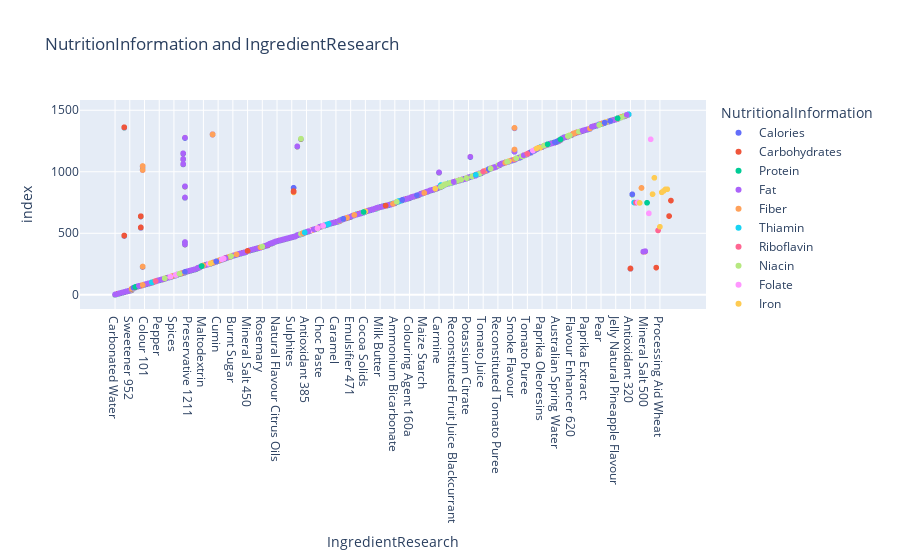

Notebook cell for this chart:
### Code cell
import networkx as nx
import matplotlib.pyplot as plt

query = """
MATCH (i:IngredientResearch)-[:HAS_NUTRITIONAL_INFORMATION]->(n:NutritionalInformation)
RETURN i.ingredient_name AS IngredientResearch, n.nutrient AS NutritionalInformation
"""
with driver.session() as session:
    result = session.run(query)
    neo4j_data = [record.data() for record in result]


df = pd.DataFrame(neo4j_data)


fig = px.scatter(df, x="IngredientResearch", color="NutritionalInformation", title="NutritionInformation and IngredientResearch")
fig.show()

### Figure 1 — Plotly figure (JSON) as saved in the notebook; plotly's stock layout.template omitted (floating-point values rounded to 4 significant figures; data arrays with more than 128 entries replaced by an {"elided": "..."} marker saying what was removed)
{"data": [{"hovertemplate": "NutritionalInformation=Calories<br>IngredientResearch=%{x}<br>index=%{y}<extra></extra>", "legendgroup": "Calories", "marker": {"color": "#636efa", "symbol": "circle"}, "mode": "markers", "name": "Calories", "showlegend": true, "type": "scattergl", "x": {"elided": "305 str values"}, "xaxis": "x", "y": {"elided": "305 int values"}, "yaxis": "y"}, {"hovertemplate": "NutritionalInformation=Carbohydrates<br>IngredientResearch=%{x}<br>index=%{y}<extra></extra>", "legendgroup": "Carbohydrates", "marker": {"color": "#EF553B", "symbol": "circle"}, "mode": "markers", "name": "Carbohydrates", "showlegend": true, "type": "scattergl", "x": {"elided": "293 str values"}, "xaxis": "x", "y": {"elided": "293 int values"}, "yaxis": "y"}, {"hovertemplate": "NutritionalInformation=Protein<br>IngredientResearch=%{x}<br>index=%{y}<extra></extra>", "legendgroup": "Protein", "marker": {"color": "#00cc96", "symbol": "circle"}, "mode": "markers", "name": "Protein", "showlegend": true, "type": "scattergl", "x": {"elided": "286 str values"}, "xaxis": "x", "y": {"elided": "286 int values"}, "yaxis": "y"}, {"hovertemplate": "NutritionalInformation=Fat<br>IngredientResearch=%{x}<br>index=%{y}<extra></extra>", "legendgroup": "Fat", "marker": {"color": "#ab63fa", "symbol": "circle"}, "mode": "markers", "name": "Fat", "showlegend": true, "type": "scattergl", "x": {"elided": "291 str values"}, "xaxis": "x", "y": {"elided": "291 int values"}, "yaxis": "y"}, {"hovertemplate": "NutritionalInformation=Fiber<br>IngredientResearch=%{x}<br>index=%{y}<extra></extra>", "legendgroup": "Fiber", "marker": {"color": "#FFA15A", "symbol": "circle"}, "mode": "markers", "name": "Fiber", "showlegend": true, "type": "scattergl", "x": ["Wheat Flour", "Wheat", "Soy Bean", "Tapioca Starch", "Maltodextrin", "Cumin", "Potato Starch", "Soy", "Cocoa Mass", "Cocoa", "Wheat Glucose Syrup", "Barley Malt Extract", "Cocoa Powder", "Desiccated Coconut", "Cocoa Solids", "Dark Chocolate Chips", "Cornstarch", "Carnauba Wax", "Maize Starch", "Guava Puree", "Durum Wheat Semolina", "Rice", "Guar Gum", "Thickener Modified Corn Starch", "Xanthan Gum", "Xanthan Gum", "Gherkin", "Potatoes", "Glucose", "Locust Bean Gum", "Diced Peaches"], "xaxis": "x", "y": [40, 146, 152, 176, 239, 277, 309, 328, 525, 542, 599, 610, 627, 649, 678, 705, 739, 808, 828, 950, 1008, 1033, 1047, 1056, 1100, 1181, 1194, 1251, 1309, 1352, 1446], "yaxis": "y"}, {"hovertemplate": "NutritionalInformation=Thiamin<br>IngredientResearch=%{x}<br>index=%{y}<extra></extra>", "legendgroup": "Thiamin", "marker": {"color": "#19d3f3", "symbol": "circle"}, "mode": "markers", "name": "Thiamin", "showlegend": true, "type": "scattergl", "x": ["Wheat Flour", "Thiamin"], "xaxis": "x", "y": [41, 750], "yaxis": "y"}, {"hovertemplate": "NutritionalInformation=Riboflavin<br>IngredientResearch=%{x}<br>index=%{y}<extra></extra>", "legendgroup": "Riboflavin", "marker": {"color": "#FF6692", "symbol": "circle"}, "mode": "markers", "name": "Riboflavin", "showlegend": true, "type": "scattergl", "x": ["Wheat Flour", "Riboflavin", "Free Range Egg Yolk"], "xaxis": "x", "y": [42, 749, 1188], "yaxis": "y"}, {"hovertemplate": "NutritionalInformation=Niacin<br>IngredientResearch=%{x}<br>index=%{y}<extra></extra>", "legendgroup": "Niacin", "marker": {"color": "#B6E880", "symbol": "circle"}, "mode": "markers", "name": "Niacin", "showlegend": true, "type": "scattergl", "x": ["Wheat Flour"], "xaxis": "x", "y": [43], "yaxis": "y"}, {"hovertemplate": "NutritionalInformation=Folate<br>IngredientResearch=%{x}<br>index=%{y}<extra></extra>", "legendgroup": "Folate", "marker": {"color": "#FF97FF", "symbol": "circle"}, "mode": "markers", "name": "Folate", "showlegend": true, "type": "scattergl", "x": ["Wheat Flour", "Folate", "Strawberry", "Free Range Egg Yolk"], "xaxis": "x", "y": [44, 751, 757, 1187], "yaxis": "y"}, {"hovertemplate": "NutritionalInformation=Iron<br>IngredientResearch=%{x}<br>index=%{y}<extra></extra>", "legendgroup": "Iron", "marker": {"color": "#FECB52", "symbol": "circle"}, "mode": "markers", "name": "Iron", "showlegend": true, "type": "scattergl", "x": ["Wheat Flour", "Cumin", "Parsley", "Cocoa", "Wheat Glucose Syrup", "Cocoa Solids", "Mineral Iron", "Iron Oxides", "Ferric Ferrocyanide", "Molasses", "Clove", "Dill", "Potatoes"], "xaxis": "x", "y": [45, 278, 315, 543, 606, 679, 747, 863, 868, 1087, 1135, 1213, 1255], "yaxis": "y"}, {"hovertemplate": "NutritionalInformation=Magnesium<br>IngredientResearch=%{x}<br>index=%{y}<extra></extra>", "legendgroup": "Magnesium", "marker": {"color": "#636efa", "symbol": "circle"}, "mode": "markers", "name": "Magnesium", "showlegend": true, "type": "scattergl", "x": ["Wheat Flour", "Mineral Salt 501", "Mineral Salt 500", "Carbonated Mineral Water", "Natural Mineral Water"], "xaxis": "x", "y": [46, 350, 353, 406, 420], "yaxis": "y"}, {"hovertemplate": "NutritionalInformation=Phosphorus<br>IngredientResearch=%{x}<br>index=%{y}<extra></extra>", "legendgroup": "Phosphorus", "marker": {"color": "#EF553B", "symbol": "circle"}, "mode": "markers", "name": "Phosphorus", "showlegend": true, "type": "scattergl", "x": ["Wheat Flour", "Pasteurised Homogenised Milk"], "xaxis": "x", "y": [47, 977], "yaxis": "y"}, {"hovertemplate": "NutritionalInformation=Zinc<br>IngredientResearch=%{x}<br>index=%{y}<extra></extra>", "legendgroup": "Zinc", "marker": {"color": "#00cc96", "symbol": "circle"}, "mode": "markers", "name": "Zinc", "showlegend": true, "type": "scattergl", "x": ["Wheat Flour", "Zinc"], "xaxis": "x", "y": [48, 748], "yaxis": "y"}, {"hovertemplate": "NutritionalInformation=Copper<br>IngredientResearch=%{x}<br>index=%{y}<extra></extra>", "legendgroup": "Copper", "marker": {"color": "#ab63fa", "symbol": "circle"}, "mode": "markers", "name": "Copper", "showlegend": true, "type": "scattergl", "x": ["Wheat Flour"], "xaxis": "x", "y": [49], "yaxis": "y"}, {"hovertemplate": "NutritionalInformation=Manganese<br>IngredientResearch=%{x}<br>index=%{y}<extra></extra>", "legendgroup": "Manganese", "marker": {"color": "#FFA15A", "symbol": "circle"}, "mode": "markers", "name": "Manganese", "showlegend": true, "type": "scattergl", "x": ["Wheat Flour", "Apple", "Pineapple"], "xaxis": "x", "y": [50, 1436, 1457], "yaxis": "y"}, {"hovertemplate": "NutritionalInformation=Saturated Fat<br>IngredientResearch=%{x}<br>index=%{y}<extra></extra>", "legendgroup": "Saturated Fat", "marker": {"color": "#19d3f3", "symbol": "circle"}, "mode": "markers", "name": "Saturated Fat", "showlegend": true, "type": "scattergl", "x": ["Refined Palm Oil", "Sesame Oil", "Palm Oil", "Canola Oil", "Mustard Oil", "Sunflower Oil"], "xaxis": "x", "y": [53, 159, 669, 1169, 1220, 1258], "yaxis": "y"}, {"hovertemplate": "NutritionalInformation=Monounsaturated Fat<br>IngredientResearch=%{x}<br>index=%{y}<extra></extra>", "legendgroup": "Monounsaturated Fat", "marker": {"color": "#FF6692", "symbol": "circle"}, "mode": "markers", "name": "Monounsaturated Fat", "showlegend": true, "type": "scattergl", "x": ["Refined Palm Oil", "Sesame Oil", "Palm Oil", "Canola Oil", "Mustard Oil", "Sunflower Oil"], "xaxis": "x", "y": [54, 160, 670, 1170, 1221, 1259], "yaxis": "y"}, {"hovertemplate": "NutritionalInformation=Polyunsaturated Fat<br>IngredientResearch=%{x}<br>index=%{y}<extra></extra>", "legendgroup": "Polyunsaturated Fat", "marker": {"color": "#B6E880", "symbol": "circle"}, "mode": "markers", "name": "Polyunsaturated Fat", "showlegend": true, "type": "scattergl", "x": ["Refined Palm Oil", "Sesame Oil", "Palm Oil", "Canola Oil", "Mustard Oil", "Sunflower Oil"], "xaxis": "x", "y": [55, 161, 671, 1171, 1222, 1260], "yaxis": "y"}, {"hovertemplate": "NutritionalInformation=Vitamin E<br>IngredientResearch=%{x}<br>index=%{y}<extra></extra>", "legendgroup": "Vitamin E", "marker": {"color": "#FF97FF", "symbol": "circle"}, "mode": "markers", "name": "Vitamin E", "showlegend": true, "type": "scattergl", "x": ["Refined Palm Oil", "Sesame Oil", "Vegetable Fat", "Antioxidant E307B", "Palm Oil", "Mustard Oil", "Sunflower Oil", "Antioxidant Tocopherols"], "xaxis": "x", "y": [56, 162, 252, 662, 672, 1223, 1261, 1264], "yaxis": "y"}, {"hovertemplate": "NutritionalInformation=Vitamin A<br>IngredientResearch=%{x}<br>index=%{y}<extra></extra>", "legendgroup": "Vitamin A", "marker": {"color": "#FECB52", "symbol": "circle"}, "mode": "markers", "name": "Vitamin A", "showlegend": true, "type": "scattergl", "x": ["Refined Palm Oil", "Lutein", "Beta carotene", "Vitamin A", "Tomato Juice", "Free Range Egg Yolk", "Carotene", "Paprika"], "xaxis": "x", "y": [57, 508, 818, 951, 1002, 1185, 1196, 1297], "yaxis": "y"}, {"hovertemplate": "NutritionalInformation=Vitamin D<br>IngredientResearch=%{x}<br>index=%{y}<extra></extra>", "legendgroup": "Vitamin D", "marker": {"color": "#636efa", "symbol": "circle"}, "mode": "markers", "name": "Vitamin D", "showlegend": true, "type": "scattergl", "x": ["Refined Palm Oil", "Pasteurised Homogenised Milk", "Homogenised Full Cream Milk", "Sardines", "Free Range Egg Yolk"], "xaxis": "x", "y": [58, 974, 1022, 1027, 1186], "yaxis": "y"}, {"hovertemplate": "NutritionalInformation=Sodium<br>IngredientResearch=%{x}<br>index=%{y}<extra></extra>", "legendgroup": "Sodium", "marker": {"color": "#EF553B", "symbol": "circle"}, "mode": "markers", "name": "Sodium", "showlegend": true, "type": "scattergl", "x": ["Salt", "Sodium Bicarbonate", "Mineral Salt 508", "Mineral Salt 451", "Iodised Salt", "Potassium Chloride", "Mineral Salt 501", "Mineral Salt 500", "Mineral Salt 450", "Carbonated Mineral Water", "Sodium Citrate", "Sodium Bicarbonate", "Wheat Glucose Syrup", "Egg White", "Sodium Bicarbonate", "Sodium Carbonate", "Thickener Modified Corn Starch", "Milk Lactose", "Sodium Citrate"], "xaxis": "x", "y": [63, 75, 220, 221, 232, 300, 349, 352, 357, 405, 482, 548, 602, 617, 639, 725, 1059, 1321, 1362], "yaxis": "y"}, {"hovertemplate": "NutritionalInformation=Iodine<br>IngredientResearch=%{x}<br>index=%{y}<extra></extra>", "legendgroup": "Iodine", "marker": {"color": "#00cc96", "symbol": "circle"}, "mode": "markers", "name": "Iodine", "showlegend": true, "type": "scattergl", "x": ["Salt", "Iodised Salt"], "xaxis": "x", "y": [64, 233], "yaxis": "y"}, {"hovertemplate": "NutritionalInformation=Potassium<br>IngredientResearch=%{x}<br>index=%{y}<extra></extra>", "legendgroup": "Potassium", "marker": {"color": "#ab63fa", "symbol": "circle"}, "mode": "markers", "name": "Potassium", "showlegend": true, "type": "scattergl", "x": ["Acidity Regulator 501", "Mineral Salt 508", "Potassium Chloride", "Mineral Salt 500", "Potassium Bicarbonate", "Potassium Citrate", "Pasteurised Homogenised Milk", "Fructose", "Tomato Juice", "Tomato Paste", "Tomatoes", "Potatoes", "Fruit Peach", "Apple"], "xaxis": "x", "y": [73, 219, 299, 355, 426, 956, 976, 987, 1001, 1082, 1107, 1253, 1386, 1434], "yaxis": "y"}, {"hovertemplate": "NutritionalInformation=Dietary Fiber<br>IngredientResearch=%{x}<br>index=%{y}<extra></extra>", "legendgroup": "Dietary Fiber", "marker": {"color": "#FFA15A", "symbol": "circle"}, "mode": "markers", "name": "Dietary Fiber", "showlegend": true, "type": "scattergl", "x": ["Guar Gum", "Garlic Powder", "Onion Powder", "Onion", "Guar Gum", "Turmeric", "Spice Cardamom", "Spice Ginger", "White Pepper", "Rosemary", "Guar Gum", "Apple Pulp", "Clove", "Nutmeg", "Maize Maltodextrin", "Tomato Powder", "Turmeric", "Vegetable Powder Garlic", "Xanthan Gum", "Pear", "Apple", "Pineapple"], "xaxis": "x", "y": [80, 101, 107, 133, 230, 262, 283, 293, 386, 391, 1014, 1073, 1133, 1140, 1161, 1290, 1304, 1316, 1357, 1391, 1432, 1455], "yaxis": "y"}, {"hovertemplate": "NutritionalInformation=Sugars<br>IngredientResearch=%{x}<br>index=%{y}<extra></extra>", "legendgroup": "Sugars", "marker": {"color": "#19d3f3", "symbol": "circle"}, "mode": "markers", "name": "Sugars", "showlegend": true, "type": "scattergl", "x": ["Garlic Powder", "Sweetened Condensed Milk", "Golden Syrup", "Wheat Glucose Syrup", "Barley Malt Extract", "Milk Chocolate Chips", "Dextrose", "Reconstituted Apple Juice", "Reconstituted Apple Juice", "Reconstituted Fruit Juice Orange", "Reconstituted Fruit Juice Passionfruit", "Reconstituted Fruit Juice Grape", "Reconstituted Fruit Juice Water Extracted Orange", "Fruit Peach", "Refined Fruit Juice Grape", "Clarified Pineapple Juice Concentrate"], "xaxis": "x", "y": [102, 571, 576, 603, 612, 762, 765, 877, 892, 900, 907, 926, 964, 1383, 1404, 1467], "yaxis": "y"}, {"hovertemplate": "NutritionalInformation=B Vitamins<br>IngredientResearch=%{x}<br>index=%{y}<extra></extra>", "legendgroup": "B Vitamins", "marker": {"color": "#FF6692", "symbol": "circle"}, "mode": "markers", "name": "B Vitamins", "showlegend": true, "type": "scattergl", "x": ["Yeast Extract"], "xaxis": "x", "y": [112], "yaxis": "y"}, {"hovertemplate": "NutritionalInformation=Vitamin C<br>IngredientResearch=%{x}<br>index=%{y}<extra></extra>", "legendgroup": "Vitamin C", "marker": {"color": "#B6E880", "symbol": "circle"}, "mode": "markers", "name": "Vitamin C", "showlegend": true, "type": "scattergl", "x": ["Onion", "Chilli", "Parsley", "Rosemary", "Ascorbic Acid", "Wheat Glucose Syrup", "Strawberry", "Reconstituted Apple Juice", "Vitamin C", "Reconstituted Mango Juice", "Reconstituted Fruit Juice Orange", "Reconstituted Fruit Juice Passionfruit", "Reconstituted Fruit Juice Blackcurrant", "Reconstituted Fruit Juice Grape", "Reconstituted Fruit Juice Peach", "Guava Puree", "Reconstituted Fruit Juice Water Extracted Orange", "Fructose", "Tomato Juice", "Reconstituted Tomato Puree", "Tomato Paste", "Tomatoes", "Tamarind Paste", "Clove", "Tomato Puree", "Dill", "Potatoes", "Ascorbic Acid", "Tomato Powder", "Paprika", "Vegetable Powder Tomato", "Fruit Peach", "Apple", "Diced Peaches", "Pineapple", "Pineapple Juice"], "xaxis": "x", "y": [134, 171, 314, 392, 495, 604, 756, 878, 886, 897, 901, 909, 918, 927, 936, 949, 962, 985, 1000, 1052, 1081, 1110, 1127, 1128, 1145, 1212, 1252, 1269, 1291, 1293, 1326, 1380, 1433, 1441, 1456, 1462], "yaxis": "y"}, {"hovertemplate": "NutritionalInformation=Vitamins and Minerals<br>IngredientResearch=%{x}<br>index=%{y}<extra></extra>", "legendgroup": "Vitamins and Minerals", "marker": {"color": "#FF97FF", "symbol": "circle"}, "mode": "markers", "name": "Vitamins and Minerals", "showlegend": true, "type": "scattergl", "x": ["Wheat", "Spice Chilli Powder", "Spice Ginger", "Cocoa Butter"], "xaxis": "x", "y": [147, 288, 294, 522], "yaxis": "y"}, {"hovertemplate": "NutritionalInformation=Vitamins<br>IngredientResearch=%{x}<br>index=%{y}<extra></extra>", "legendgroup": "Vitamins", "marker": {"color": "#FECB52", "symbol": "circle"}, "mode": "markers", "name": "Vitamins", "showlegend": true, "type": "scattergl", "x": ["Citric Acid", "Parsley Flakes", "Coriander", "Carminic Acid", "Colouring Agent Spirulina Extract", "Maize Maltodextrin", "Refined Fruit Juice Apple", "Refined Fruit Juice Grape", "Refined Fruit Juice Pear"], "xaxis": "x", "y": [185, 257, 271, 500, 816, 1159, 1401, 1405, 1415], "yaxis": "y"}, {"hovertemplate": "NutritionalInformation=Minerals<br>IngredientResearch=%{x}<br>index=%{y}<extra></extra>", "legendgroup": "Minerals", "marker": {"color": "#636efa", "symbol": "circle"}, "mode": "markers", "name": "Minerals", "showlegend": true, "type": "scattergl", "x": ["Citric Acid", "Coriander", "Carminic Acid", "Carnauba Wax", "Colouring Agent Spirulina Extract", "Maize Maltodextrin", "Natural Spring Water", "Australian Spring Water", "Refined Fruit Juice Apple", "Refined Fruit Juice Pear"], "xaxis": "x", "y": [186, 272, 501, 809, 817, 1160, 1241, 1246, 1400, 1414], "yaxis": "y"}, {"hovertemplate": "NutritionalInformation=Energy<br>IngredientResearch=%{x}<br>index=%{y}<extra></extra>", "legendgroup": "Energy", "marker": {"color": "#EF553B", "symbol": "circle"}, "mode": "markers", "name": "Energy", "showlegend": true, "type": "scattergl", "x": ["Antioxidant 320"], "xaxis": "x", "y": [214], "yaxis": "y"}, {"hovertemplate": "NutritionalInformation=Chloride<br>IngredientResearch=%{x}<br>index=%{y}<extra></extra>", "legendgroup": "Chloride", "marker": {"color": "#00cc96", "symbol": "circle"}, "mode": "markers", "name": "Chloride", "showlegend": true, "type": "scattergl", "x": ["Iodised Salt"], "xaxis": "x", "y": [234], "yaxis": "y"}, {"hovertemplate": "NutritionalInformation=Calcium<br>IngredientResearch=%{x}<br>index=%{y}<extra></extra>", "legendgroup": "Calcium", "marker": {"color": "#ab63fa", "symbol": "circle"}, "mode": "markers", "name": "Calcium", "showlegend": true, "type": "scattergl", "x": ["Mineral Salt 501", "Mineral Salt 500", "Carbonated Mineral Water", "Natural Mineral Water", "Milk Solids", "Milk", "Full Cream Milk", "Wheat Glucose Syrup", "Milk Whey Powder", "Pasteurised Homogenised Milk", "Sardines", "Skim Milk", "Clove", "Buttermilk Powder", "Calcium Lactate"], "xaxis": "x", "y": [351, 354, 407, 421, 517, 533, 562, 605, 696, 969, 1028, 1037, 1134, 1335, 1367], "yaxis": "y"}, {"hovertemplate": "NutritionalInformation=Micronutrients<br>IngredientResearch=%{x}<br>index=%{y}<extra></extra>", "legendgroup": "Micronutrients", "marker": {"color": "#FFA15A", "symbol": "circle"}, "mode": "markers", "name": "Micronutrients", "showlegend": true, "type": "scattergl", "x": ["Carminic Acid"], "xaxis": "x", "y": [502], "yaxis": "y"}, {"hovertemplate": "NutritionalInformation=Lutein<br>IngredientResearch=%{x}<br>index=%{y}<extra></extra>", "legendgroup": "Lutein", "marker": {"color": "#19d3f3", "symbol": "circle"}, "mode": "markers", "name": "Lutein", "showlegend": true, "type": "scattergl", "x": ["Lutein"], "xaxis": "x", "y": [507], "yaxis": "y"}, {"hovertemplate": "NutritionalInformation=Choline<br>IngredientResearch=%{x}<br>index=%{y}<extra></extra>", "legendgroup": "Choline", "marker": {"color": "#FF6692", "symbol": "circle"}, "mode": "markers", "name": "Choline", "showlegend": true, "type": "scattergl", "x": ["Emulsifier Soy Lecithin"], "xaxis": "x", "y": [523], "yaxis": "y"}, {"hovertemplate": "NutritionalInformation=Fats<br>IngredientResearch=%{x}<br>index=%{y}<extra></extra>", "legendgroup": "Fats", "marker": {"color": "#B6E880", "symbol": "circle"}, "mode": "markers", "name": "Fats", "showlegend": true, "type": "scattergl", "x": ["Cocoa", "Full Cream Milk"], "xaxis": "x", "y": [539, 559], "yaxis": "y"}, {"hovertemplate": "NutritionalInformation=Proteins<br>IngredientResearch=%{x}<br>index=%{y}<extra></extra>", "legendgroup": "Proteins", "marker": {"color": "#FF97FF", "symbol": "circle"}, "mode": "markers", "name": "Proteins", "showlegend": true, "type": "scattergl", "x": ["Cocoa", "Full Cream Milk"], "xaxis": "x", "y": [541, 561], "yaxis": "y"}, {"hovertemplate": "NutritionalInformation=Not applicable<br>IngredientResearch=%{x}<br>index=%{y}<extra></extra>", "legendgroup": "Not applicable", "marker": {"color": "#FECB52", "symbol": "circle"}, "mode": "markers", "name": "Not applicable", "showlegend": true, "type": "scattergl", "x": ["Processing Aid Wheat", "", "Polyethylene", "Polybutene", "Mica", "Ultramarines"], "xaxis": "x", "y": [553, 832, 833, 844, 857, 858], "yaxis": "y"}, {"hovertemplate": "NutritionalInformation=Cholesterol<br>IngredientResearch=%{x}<br>index=%{y}<extra></extra>", "legendgroup": "Cholesterol", "marker": {"color": "#636efa", "symbol": "circle"}, "mode": "markers", "name": "Cholesterol", "showlegend": true, "type": "scattergl", "x": ["Egg White", "Egg", "Canola Oil", "Free Range Egg Yolk"], "xaxis": "x", "y": [618, 771, 1168, 1184], "yaxis": "y"}, {"hovertemplate": "NutritionalInformation=N/A<br>IngredientResearch=%{x}<br>index=%{y}<extra></extra>", "legendgroup": "N/A", "marker": {"color": "#EF553B", "symbol": "circle"}, "mode": "markers", "name": "N/A", "showlegend": true, "type": "scattergl", "x": ["Enzymes", "Emulsifier 442", "", ""], "xaxis": "x", "y": [640, 766, 838, 843], "yaxis": "y"}, {"hovertemplate": "NutritionalInformation=Vitamin K<br>IngredientResearch=%{x}<br>index=%{y}<extra></extra>", "legendgroup": "Vitamin K", "marker": {"color": "#00cc96", "symbol": "circle"}, "mode": "markers", "name": "Vitamin K", "showlegend": true, "type": "scattergl", "x": ["Palm Oil", "Mustard Oil", "Apple"], "xaxis": "x", "y": [673, 1224, 1435], "yaxis": "y"}, {"hovertemplate": "NutritionalInformation=Sugar<br>IngredientResearch=%{x}<br>index=%{y}<extra></extra>", "legendgroup": "Sugar", "marker": {"color": "#ab63fa", "symbol": "circle"}, "mode": "markers", "name": "Sugar", "showlegend": true, "type": "scattergl", "x": ["Dark Chocolate Chips", "Reconstituted Fruit Juice Blackcurrant", "Thickener Modified Corn Starch", "Pineapple Juice"], "xaxis": "x", "y": [706, 919, 1058, 1463], "yaxis": "y"}, {"hovertemplate": "NutritionalInformation=Cyanide<br>IngredientResearch=%{x}<br>index=%{y}<extra></extra>", "legendgroup": "Cyanide", "marker": {"color": "#FFA15A", "symbol": "circle"}, "mode": "markers", "name": "Cyanide", "showlegend": true, "type": "scattergl", "x": ["Ferric Ferrocyanide"], "xaxis": "x", "y": [869], "yaxis": "y"}, {"hovertemplate": "NutritionalInformation=Vitamin B12<br>IngredientResearch=%{x}<br>index=%{y}<extra></extra>", "legendgroup": "Vitamin B12", "marker": {"color": "#19d3f3", "symbol": "circle"}, "mode": "markers", "name": "Vitamin B12", "showlegend": true, "type": "scattergl", "x": ["Pasteurised Homogenised Milk"], "xaxis": "x", "y": [975], "yaxis": "y"}, {"hovertemplate": "NutritionalInformation=Lycopene<br>IngredientResearch=%{x}<br>index=%{y}<extra></extra>", "legendgroup": "Lycopene", "marker": {"color": "#FF6692", "symbol": "circle"}, "mode": "markers", "name": "Lycopene", "showlegend": true, "type": "scattergl", "x": ["Tomato Juice", "Tomato Puree"], "xaxis": "x", "y": [1003, 1146], "yaxis": "y"}, {"hovertemplate": "NutritionalInformation=Omega-3 Fatty Acids<br>IngredientResearch=%{x}<br>index=%{y}<extra></extra>", "legendgroup": "Omega-3 Fatty Acids", "marker": {"color": "#B6E880", "symbol": "circle"}, "mode": "markers", "name": "Omega-3 Fatty Acids", "showlegend": true, "type": "scattergl", "x": ["Sardines"], "xaxis": "x", "y": [1026], "yaxis": "y"}, {"hovertemplate": "NutritionalInformation=Trans Fat<br>IngredientResearch=%{x}<br>index=%{y}<extra></extra>", "legendgroup": "Trans Fat", "marker": {"color": "#FF97FF", "symbol": "circle"}, "mode": "markers", "name": "Trans Fat", "showlegend": true, "type": "scattergl", "x": ["Canola Oil"], "xaxis": "x", "y": [1172], "yaxis": "y"}, {"hovertemplate": "NutritionalInformation=Selenium<br>IngredientResearch=%{x}<br>index=%{y}<extra></extra>", "legendgroup": "Selenium", "marker": {"color": "#FECB52", "symbol": "circle"}, "mode": "markers", "name": "Selenium", "showlegend": true, "type": "scattergl", "x": ["Free Range Egg Yolk"], "xaxis": "x", "y": [1189], "yaxis": "y"}, {"hovertemplate": "NutritionalInformation=Vitamin B6<br>IngredientResearch=%{x}<br>index=%{y}<extra></extra>", "legendgroup": "Vitamin B6", "marker": {"color": "#636efa", "symbol": "circle"}, "mode": "markers", "name": "Vitamin B6", "showlegend": true, "type": "scattergl", "x": ["Potatoes"], "xaxis": "x", "y": [1254], "yaxis": "y"}, {"hovertemplate": "NutritionalInformation=Phytosterols<br>IngredientResearch=%{x}<br>index=%{y}<extra></extra>", "legendgroup": "Phytosterols", "marker": {"color": "#EF553B", "symbol": "circle"}, "mode": "markers", "name": "Phytosterols", "showlegend": true, "type": "scattergl", "x": ["Sunflower Oil"], "xaxis": "x", "y": [1262], "yaxis": "y"}, {"hovertemplate": "NutritionalInformation=Squalene<br>IngredientResearch=%{x}<br>index=%{y}<extra></extra>", "legendgroup": "Squalene", "marker": {"color": "#00cc96", "symbol": "circle"}, "mode": "markers", "name": "Squalene", "showlegend": true, "type": "scattergl", "x": ["Sunflower Oil"], "xaxis": "x", "y": [1263], "yaxis": "y"}], "layout": {"legend": {"title": {"text": "NutritionalInformation"}, "tracegroupgap": 0}, "title": {"text": "NutritionInformation and IngredientResearch"}, "xaxis": {"anchor": "y", "domain": [0, 1], "title": {"text": "IngredientResearch"}}, "yaxis": {"anchor": "x", "domain": [0, 1], "title": {"text": "index"}}}}
